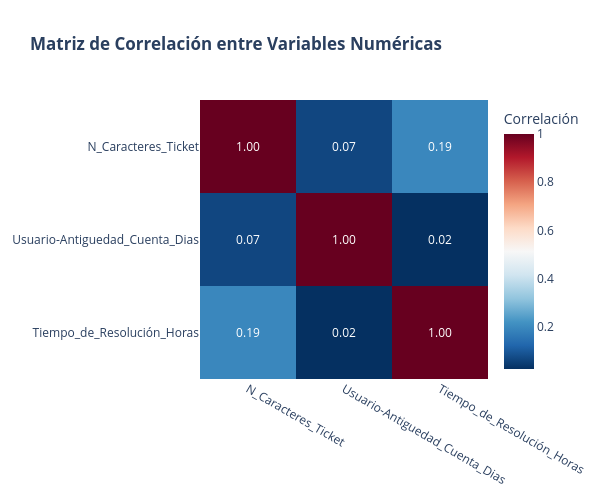

Notebook code cell kept with this figure:
### Code cell
variables_numericas = [
    "N_Caracteres_Ticket",
    "Usuario-Antiguedad_Cuenta_Dias",
    "Tiempo_de_Resolución_Horas",
]
df_numerico = df[variables_numericas]

matriz_corr = df_numerico.corr()

# 3. Graficamos el mapa de calor utilizando imshow
fig_corr = px.imshow(
    matriz_corr,
    text_auto=".2f",  # Muestra los valores con 2 decimales dentro de cada cuadro
    aspect="auto",
    color_continuous_scale="RdBu_r",  # Escala de color clásica (Rojo = Positiva, Azul = Negativa)
    labels=dict(color="Correlación"),
    x=matriz_corr.columns,
    y=matriz_corr.columns,
    title="<b>Matriz de Correlación entre Variables Numéricas</b>",
)

# Ajustamos tamaño para que sea perfectamente legible
fig_corr.update_layout(width=600, height=500)

fig_corr.show()

### Figure 1 — Plotly figure (JSON) as saved in the notebook; plotly's stock layout.template omitted (floating-point values rounded to 4 significant figures)
{"data": [{"coloraxis": "coloraxis", "hovertemplate": "x: %{x}<br>y: %{y}<br>Correlación: %{z}<extra></extra>", "name": "0", "texttemplate": "%{z:.2f}", "type": "heatmap", "x": ["N_Caracteres_Ticket", "Usuario-Antiguedad_Cuenta_Dias", "Tiempo_de_Resolución_Horas"], "xaxis": "x", "y": ["N_Caracteres_Ticket", "Usuario-Antiguedad_Cuenta_Dias", "Tiempo_de_Resolución_Horas"], "yaxis": "y", "z": [[1.0, 0.06506, 0.1943], [0.06506, 1.0, 0.02477], [0.1943, 0.02477, 1.0]]}], "layout": {"coloraxis": {"colorbar": {"title": {"text": "Correlación"}}, "colorscale": [[0, "rgb(5,48,97)"], [0.1, "rgb(33,102,172)"], [0.2, "rgb(67,147,195)"], [0.3, "rgb(146,197,222)"], [0.4, "rgb(209,229,240)"], [0.5, "rgb(247,247,247)"], [0.6, "rgb(253,219,199)"], [0.7, "rgb(244,165,130)"], [0.8, "rgb(214,96,77)"], [0.9, "rgb(178,24,43)"], [1, "rgb(103,0,31)"]]}, "height": 500, "title": {"text": "<b>Matriz de Correlación entre Variables Numéricas</b>"}, "width": 600, "xaxis": {"anchor": "y", "domain": [0, 1]}, "yaxis": {"anchor": "x", "autorange": "reversed", "domain": [0, 1]}}}
